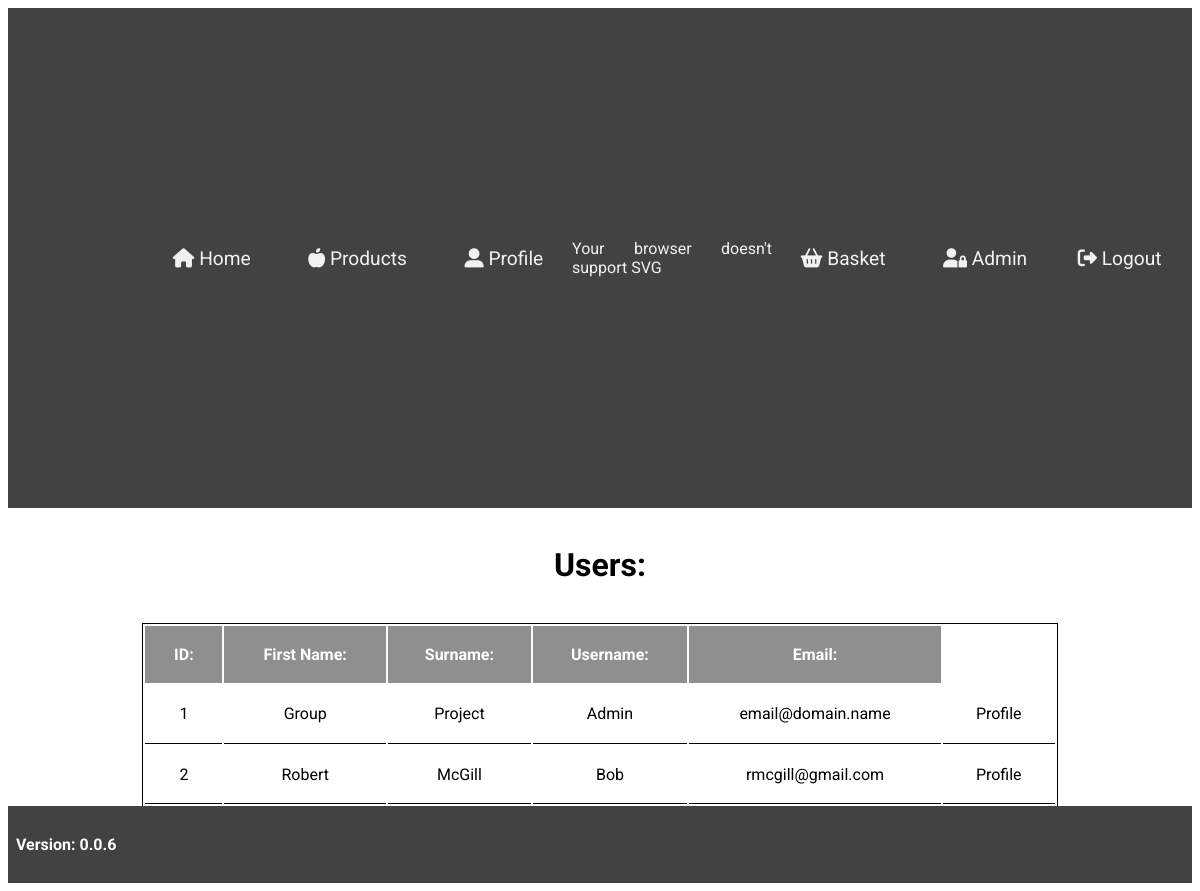
The page /users.php (signed in) on the database as committed earlier.
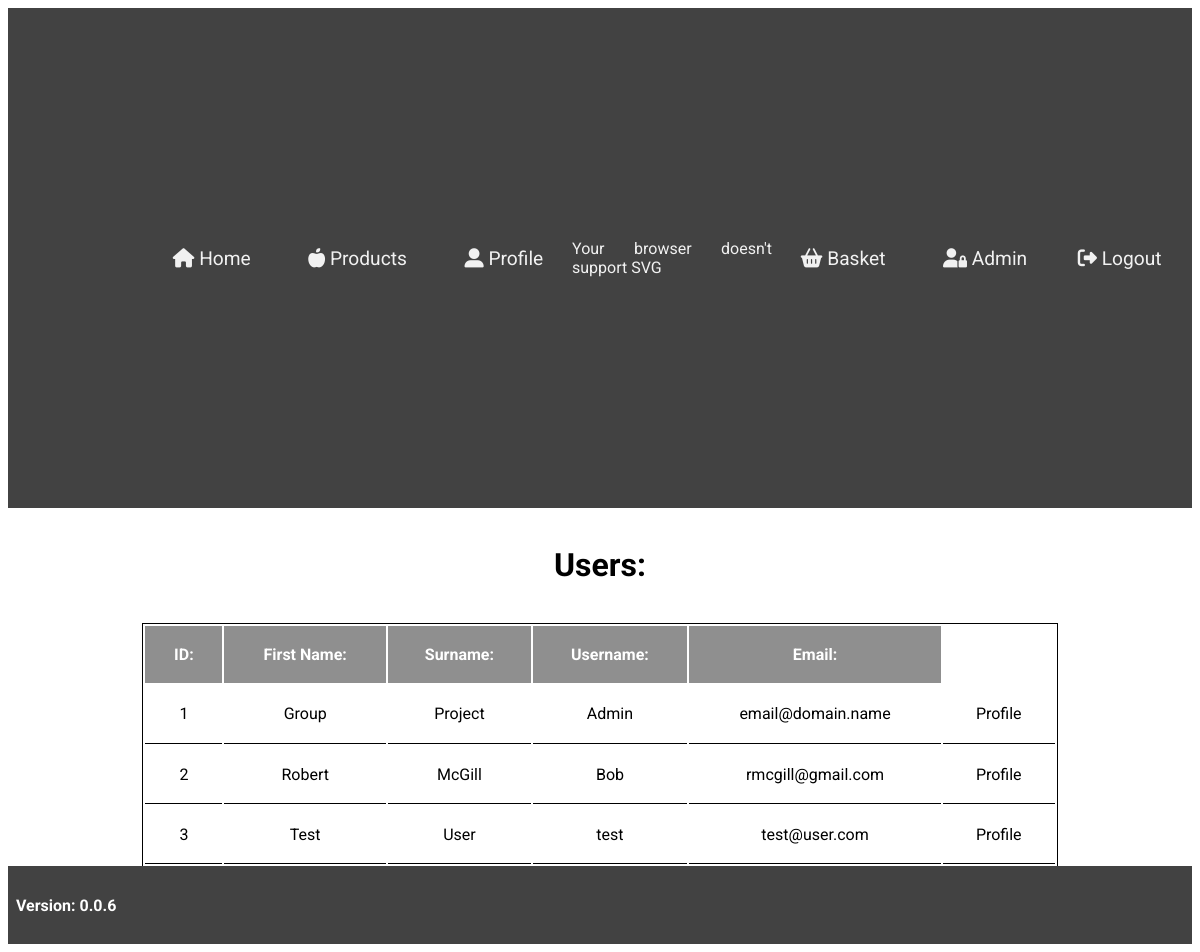
The same page on the database as committed later.
### tables this page shows
CREATE TABLE `users` (
  `id` int(11) NOT NULL,
  `usrType` int(1) NOT NULL DEFAULT 0,
  `usrnm` varchar(255) NOT NULL,
  `fName` varchar(255) NOT NULL,
  `sName` varchar(255) NOT NULL,
  `email` varchar(255) NOT NULL,
  `pwd` varchar(255) NOT NULL,
  `created` date NOT NULL DEFAULT current_timestamp()
);

### users.php (the view)
<?php
    require './includes/header.php';
    if(!isset($_SESSION['loggedin'])){
        header('location: index.php');
    } elseif($_SESSION['usrType'] < 1 && isset($_SESSION['loggedin'])){
        header('location: home.php');
    } else{
        $sql = 'SELECT * FROM users';
 ?>
        <h1 class="header">Users:</h1>
 <?php
        if($result = mysqli_query($conn, $sql)):
            if(mysqli_num_rows($result) > 0):
            ?>
                <table class="orders">
                    <thead>
                        <tr>
                            <th>ID:</th>
                            <th>First Name:</th>
                            <th>Surname:</th>
                            <th>Username:</th>
                            <th>Email:</th>
                        </tr>
                    </thead>
                    <tbody>
                    <?php
                    while($row = mysqli_fetch_array($result)):
                    ?>
                        <tr>
                            <td><?php echo $row['id']; ?></td>
                            <td><?php echo $row['fName']; ?></td>
                            <td><?php echo $row['sName']; ?></td>
                            <td><?php echo $row['usrnm']; ?></td>
                            <td><?php echo $row['email']; ?></td>
                            <td><a href="./profile.php">Profile</a></td>
                    </tr>
<?php
                endwhile;
                mysqli_free_result($result);?>
                </tbody>
                </table>
<?php
            else: echo "<p>No users were found.</p>";
            endif;
        else:
                echo "ERROR: Could not execute $sql. " . mysqli_error($conn);
        endif;
    }
    include './includes/footer.php';
?>

Rows that differ between the two databases and show on the page:
added users: id "3", fName "Test", sName "User", usrnm "test", email "test@user.com"
